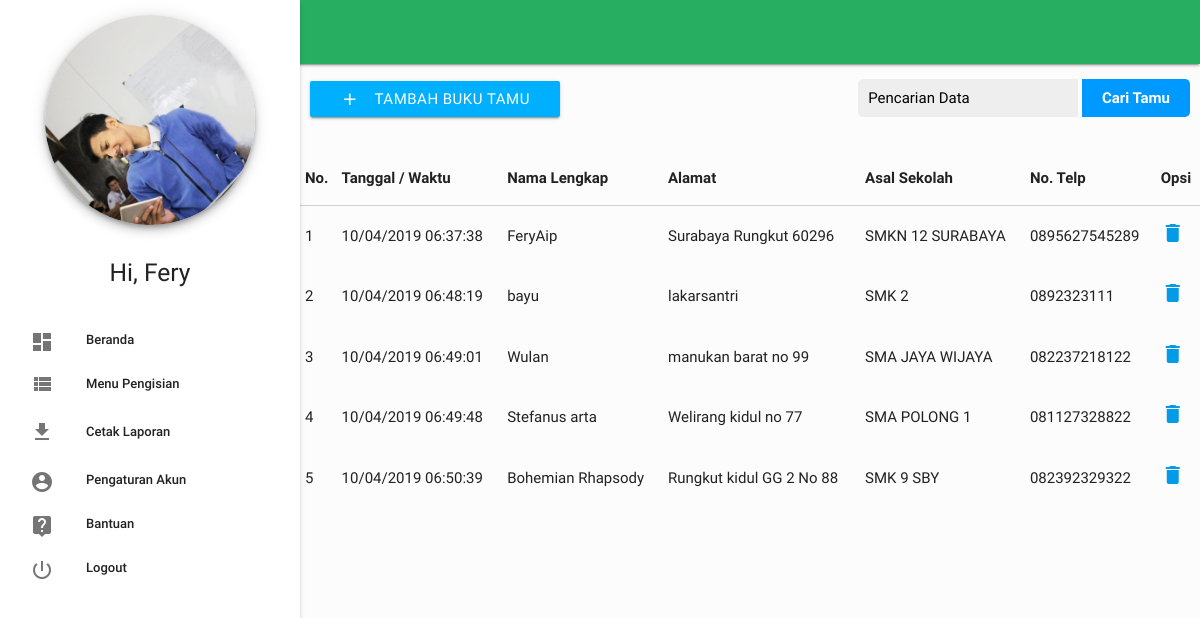
Page /admin (signed in) on the committed database.
### tables this page shows
CREATE TABLE `tb_buku` (
  `id` int(11) NOT NULL,
  `tanggal` timestamp NOT NULL DEFAULT CURRENT_TIMESTAMP ON UPDATE CURRENT_TIMESTAMP,
  `nama` varchar(40) NOT NULL,
  `notelp` varchar(20) NOT NULL,
  `alamat` varchar(255) NOT NULL,
  `asal` varchar(255) NOT NULL
);

### admin/function/data.php (called while the page is built, shortened)
<?php
function search(){
  global $link;
  $input_cari = @$_POST['input_cari'];
  $cari_data = @$_POST['cari_data'];
  if ($cari_data) {
    if ($input_cari != "") {
      $query = mysqli_query($link, "SELECT * FROM tb_buku WHERE nama LIKE '%$input_cari%' OR notelp LIKE '%$input_cari%' OR alamat LIKE '%$input_cari%' OR asal LIKE '%$input_cari%' ") or die(mysqli_error());
    } else {
      $query = mysqli_query($link, "SELECT * FROM tb_buku") or die(mysqli_error());
    }
  } else {
    $query = mysqli_query($link, "SELECT * FROM tb_buku") or die(mysqli_error());
  }
  $cek = mysqli_num_rows($query);
      ?>
      <?php
  return $query;
}
?>

### admin/index.php (the view, shortened to what this page needs)
<?php
if (@$_SESSION['admin']) {
require_once('../dist/sidebar.php');
$result = search();
?>
    <main>
      <a class="waves-effect btn" style="background-color: #00b0ff;margin-top: 17px;margin-left: 10px;" href="input_bukutamu.php"><i class="material-icons left">add</i>Tambah Buku Tamu</a>
      <div class="section right" style="margin-right: 10px;">
        <div class="col s12">
          <form action="" method="post">
            <input id="search-box" name="input_cari" size="40" type="text" placeholder="Pencarian Data"/>
            <input id="search-btn" name="cari_data" value="Cari Tamu" type="submit"/>
          </form>
        </div>
      </div>
      <div class="row">
        <div class="table-responsive">
          <table class="table">
            <thead>
              <tr>
                  <th>No.</th>
                  <th>Tanggal / Waktu</th>
                  <th>Nama Lengkap</th>
                  <th>Alamat</th>
                  <th>Asal Sekolah</th>
                  <th>No. Telp</th>
                  <th>Opsi</th>
              </tr>
            </thead>
            <?php
              $no = 1;
              while($row = mysqli_fetch_assoc($result)):
            ?>
            <tbody>
              <tr>
                <td><?= $no; ?></td>
                <td><?= date("d/m/Y H:i:s", strtotime($row['tanggal'])) ?></td>
                <td><?= $row['nama']; ?></td>
                <td><?= $row['alamat']; ?></td>
                <td><?= $row['asal']; ?></td>
                <td><?= $row['notelp']; ?></td>
                <td>
                   <a class="waves-effect waves-light btn-danger modal-trigger" href="#modal1"><i class="material-icons">delete</i></a>
                </td>
              </tr>
            </tbody>
            <?php
            $no++;
          endwhile;
            ?>
          </table>
        </div>
      </div>
    </main>
<?php
}else {
  header("location:/bukutamu/index.php");
}
require_once('../dist/footer.php');
?>

### dist/sidebar.php (shortened to what this page needs)
<!DOCTYPE html>
<html>
  <head>
    <link type="text/css" rel="stylesheet" href="../vendor/materializecss/css/materialize.min.css" media="screen,projection"/>
    <link type="text/css" rel="stylesheet" href="../vendor/materializecss/css/icon.css" media="screen,projection"/>
    <link type="text/css" rel="stylesheet" href="../dist/css/style.css" media="screen,projection"/>
  </head>
  <body>
    <header>
      <ul id="nav-mobile" class="side-nav fixed">
        <center>
          <img class="circle responsive-img z-depth-3" src="../dist/img/uwu.jpg" style="width: 70%; margin-top: 5%; margin-bottom: 5%;">
          <h5>Hi, Fery</h5>
        </center><br>
        <li class="bold"><a href="index.php" class="waves-effect"><i class="material-icons">dashboard</i>Beranda</a></li>
        <li class="no-padding">
          <ul class="collapsible collapsible-accordion">
            <li class="bold"><a class="collapsible-header waves-effect"><i class="material-icons">view_list</i>Menu Pengisian</a>
            </li>
          </ul>
        </li>
        <li class="no-padding">
          <ul class="collapsible collapsible-accordion">
            <li class="bold"><a class="collapsible-header waves-effect"><i class="material-icons">file_download</i>Cetak Laporan</a>
            </li>
          </ul>
        </li>
        <li class="bold"><a href="setting_admin.php" class="waves-effect"><i class="material-icons">account_circle</i>Pengaturan Akun</a></li>
        <li class="bold"><a href="#bantuan" class="waves-effect modal-trigger"><i class="material-icons">live_help</i>Bantuan</a></li>
        <li class="bold"><a href="#logout" class="waves-effect modal-trigger"><i class="material-icons">power_settings_new</i>Logout</a></li>
      </ul>
    </header>
    <nav><div class="nav-wrapper"></div></nav>

### dist/footer.php (shortened to what this page needs)
  </body>
</html>

### rows in the picture
tb_buku: tanggal "10/04/2019 06:37:38", nama "FeryAip", alamat "Surabaya Rungkut 60296", asal "SMKN 12 SURABAYA", notelp "0895627545289"
tb_buku: tanggal "10/04/2019 06:48:19", nama "bayu", alamat "lakarsantri", asal "SMK 2", notelp "0892323111"
tb_buku: tanggal "10/04/2019 06:49:01", nama "Wulan", alamat "manukan barat no 99", asal "SMA JAYA WIJAYA", notelp "082237218122"
tb_buku: tanggal "10/04/2019 06:49:48", nama "Stefanus arta", alamat "Welirang kidul no 77", asal "SMA POLONG 1", notelp "081127328822"
tb_buku: tanggal "10/04/2019 06:50:39", nama "Bohemian Rhapsody", alamat "Rungkut kidul GG 2 No 88", asal "SMK 9 SBY", notelp "082392329322"
